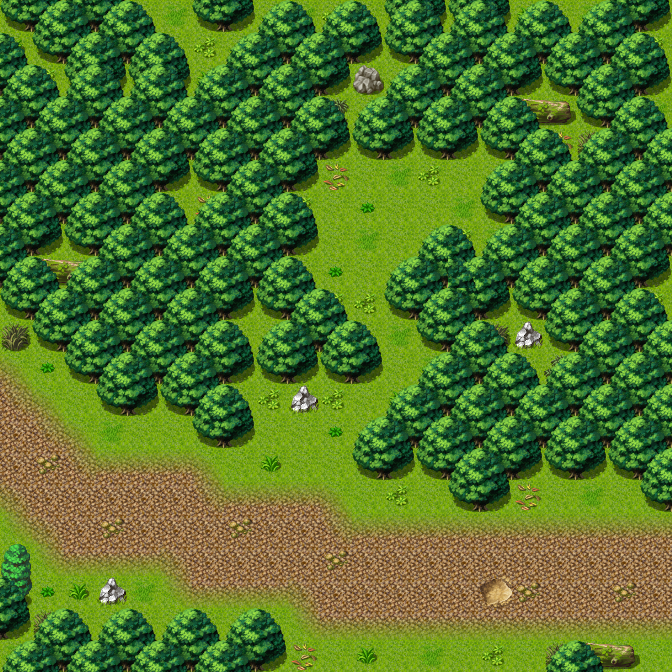

A 2D game scene composited from a Tiled map and its tileset images. What follows is a short description and the map's XML, with each tile layer's data collapsed to a summary:
An orthogonal 21x21 tile map with 32x32 px tiles, 3 tile layers (Ground, Objects, Above), 1 hidden layer not drawn, 40 tilesets and 7 objects (4x spawn, 3x mapchange).

<map version="1.0" orientation="orthogonal" width="21" height="21" tilewidth="32" tileheight="32">
 <properties>
  <property name="outdoors" value="1" />
 </properties>
 <tileset firstgid="1" name="map_bed_1" tilewidth="32" tileheight="32">
  <image source="../drawable/map_bed_1.png" width="512" height="256" />
 </tileset>
 <tileset firstgid="129" name="map_border_1" tilewidth="32" tileheight="32">
  <image source="../drawable/map_border_1.png" width="512" height="256" />
 </tileset>
 <tileset firstgid="257" name="map_bridge_1" tilewidth="32" tileheight="32">
  <image source="../drawable/map_bridge_1.png" width="512" height="256" />
 </tileset>
 <tileset firstgid="385" name="map_broken_1" tilewidth="32" tileheight="32">
  <image source="../drawable/map_broken_1.png" width="512" height="256" />
 </tileset>
 <tileset firstgid="513" name="map_cavewall_1" tilewidth="32" tileheight="32">
  <image source="../drawable/map_cavewall_1.png" width="576" height="192" />
 </tileset>
 <tileset firstgid="621" name="map_cavewall_2" tilewidth="32" tileheight="32">
  <image source="../drawable/map_cavewall_2.png" width="576" height="192" />
 </tileset>
 <tileset firstgid="729" name="map_cavewall_3" tilewidth="32" tileheight="32">
  <image source="../drawable/map_cavewall_3.png" width="576" height="192" />
 </tileset>
 <tileset firstgid="837" name="map_chair_table_1" tilewidth="32" tileheight="32">
  <image source="../drawable/map_chair_table_1.png" width="512" height="256" />
 </tileset>
 <tileset firstgid="965" name="map_crate_1" tilewidth="32" tileheight="32">
  <image source="../drawable/map_crate_1.png" width="512" height="256" />
 </tileset>
 <tileset firstgid="1093" name="map_cupboard_1" tilewidth="32" tileheight="32">
  <image source="../drawable/map_cupboard_1.png" width="512" height="256" />
 </tileset>
 <tileset firstgid="1221" name="map_curtain_1" tilewidth="32" tileheight="32">
  <image source="../drawable/map_curtain_1.png" width="512" height="256" />
 </tileset>
 <tileset firstgid="1349" name="map_entrance_1" tilewidth="32" tileheight="32">
  <image source="../drawable/map_entrance_1.png" width="512" height="256" />
 </tileset>
 <tileset firstgid="1477" name="map_fence_1" tilewidth="32" tileheight="32">
  <image source="../drawable/map_fence_1.png" width="512" height="256" />
 </tileset>
 <tileset firstgid="1605" name="map_fence_2" tilewidth="32" tileheight="32">
  <image source="../drawable/map_fence_2.png" width="512" height="256" />
 </tileset>
 <tileset firstgid="1733" name="map_ground_1" tilewidth="32" tileheight="32">
  <image source="../drawable/map_ground_1.png" width="512" height="256" />
 </tileset>
 <tileset firstgid="1861" name="map_ground_2" tilewidth="32" tileheight="32">
  <image source="../drawable/map_ground_2.png" width="512" height="256" />
 </tileset>
 <tileset firstgid="1989" name="map_ground_3" tilewidth="32" tileheight="32">
  <image source="../drawable/map_ground_3.png" width="512" height="256" />
 </tileset>
 <tileset firstgid="2117" name="map_ground_4" tilewidth="32" tileheight="32">
  <image source="../drawable/map_ground_4.png" width="512" height="256" />
 </tileset>
 <tileset firstgid="2245" name="map_ground_5" tilewidth="32" tileheight="32">
  <image source="../drawable/map_ground_5.png" width="512" height="256" />
 </tileset>
 <tileset firstgid="2373" name="map_ground_6" tilewidth="32" tileheight="32">
  <image source="../drawable/map_ground_6.png" width="512" height="256" />
 </tileset>
 <tileset firstgid="2501" name="map_ground_7" tilewidth="32" tileheight="32">
  <image source="../drawable/map_ground_7.png" width="512" height="256" />
 </tileset>
 <tileset firstgid="2629" name="map_ground_8" tilewidth="32" tileheight="32">
  <image source="../drawable/map_ground_8.png" width="512" height="256" />
 </tileset>
 <tileset firstgid="2757" name="map_indoor_1" tilewidth="32" tileheight="32">
  <image source="../drawable/map_indoor_1.png" width="512" height="256" />
 </tileset>
 <tileset firstgid="2885" name="map_kitchen_1" tilewidth="32" tileheight="32">
  <image source="../drawable/map_kitchen_1.png" width="512" height="256" />
 </tileset>
 <tileset firstgid="3013" name="map_outdoor_1" tilewidth="32" tileheight="32">
  <image source="../drawable/map_outdoor_1.png" width="512" height="256" />
 </tileset>
 <tileset firstgid="3141" name="map_pillar_1" tilewidth="32" tileheight="32">
  <image source="../drawable/map_pillar_1.png" width="512" height="256" />
 </tileset>
 <tileset firstgid="3269" name="map_plant_1" tilewidth="32" tileheight="32">
  <image source="../drawable/map_plant_1.png" width="512" height="256" />
 </tileset>
 <tileset firstgid="3397" name="map_rock_1" tilewidth="32" tileheight="32">
  <image source="../drawable/map_rock_1.png" width="512" height="256" />
 </tileset>
 <tileset firstgid="3525" name="map_roof_1" tilewidth="32" tileheight="32">
  <image source="../drawable/map_roof_1.png" width="512" height="256" />
 </tileset>
 <tileset firstgid="3653" name="map_roof_2" tilewidth="32" tileheight="32">
  <image source="../drawable/map_roof_2.png" width="512" height="256" />
 </tileset>
 <tileset firstgid="3781" name="map_shop_1" tilewidth="32" tileheight="32">
  <image source="../drawable/map_shop_1.png" width="512" height="256" />
 </tileset>
 <tileset firstgid="3909" name="map_sign_ladder_1" tilewidth="32" tileheight="32">
  <image source="../drawable/map_sign_ladder_1.png" width="512" height="256" />
 </tileset>
 <tileset firstgid="4037" name="map_table_1" tilewidth="32" tileheight="32">
  <image source="../drawable/map_table_1.png" width="512" height="256" />
 </tileset>
 <tileset firstgid="4165" name="map_trail_1" tilewidth="32" tileheight="32">
  <image source="../drawable/map_trail_1.png" width="512" height="256" />
 </tileset>
 <tileset firstgid="4293" name="map_tree_1" tilewidth="32" tileheight="32">
  <image source="../drawable/map_tree_1.png" width="512" height="256" />
 </tileset>
 <tileset firstgid="4421" name="map_wall_1" tilewidth="32" tileheight="32">
  <image source="../drawable/map_wall_1.png" width="512" height="256" />
 </tileset>
 <tileset firstgid="4549" name="map_wall_2" tilewidth="32" tileheight="32">
  <image source="../drawable/map_wall_2.png" width="480" height="256" />
 </tileset>
 <tileset firstgid="4669" name="map_wall_3" tilewidth="32" tileheight="32">
  <image source="../drawable/map_wall_3.png" width="480" height="256" />
 </tileset>
 <tileset firstgid="4789" name="map_window_1" tilewidth="32" tileheight="32">
  <image source="../drawable/map_window_1.png" width="512" height="256" />
 </tileset>
 <tileset firstgid="4917" name="map_window_2" tilewidth="32" tileheight="32">
  <image source="../drawable/map_window_2.png" width="512" height="256" />
 </tileset>
 <layer name="Ground" width="21" height="21">
  <data>[441 cells, 441 non-empty, 4 distinct tile ids]</data>
 </layer>
 <layer name="Objects" width="21" height="21">
  <data>[441 cells, 188 non-empty, 22 distinct tile ids]</data>
 </layer>
 <layer name="Above" width="21" height="21">
  <data>[441 cells, 66 non-empty, 3 distinct tile ids]</data>
 </layer>
 <layer name="Walkable" width="21" height="21" visible="0">
  <data>[441 cells, 275 non-empty, 1 distinct tile ids]</data>
 </layer>
 <objectgroup name="Mapevents">
  <object name="north" type="mapchange" x="0" y="352" width="32" height="224">
   <properties>
    <property name="map" value="crossroads" />
    <property name="place" value="southeast" />
   </properties>
  </object>
  <object name="east" type="mapchange" x="640" y="512" width="32" height="160">
   <properties>
    <property name="map" value="roadbeforecrossroads1" />
    <property name="place" value="west" />
   </properties>
  </object>
  </objectgroup>
 <objectgroup name="Spawn">
  <!-- 4 objects omitted --></objectgroup>
 <objectgroup name="Keys" visible="0" />
</map>
<!-- 5 of 7 objects omitted -->
